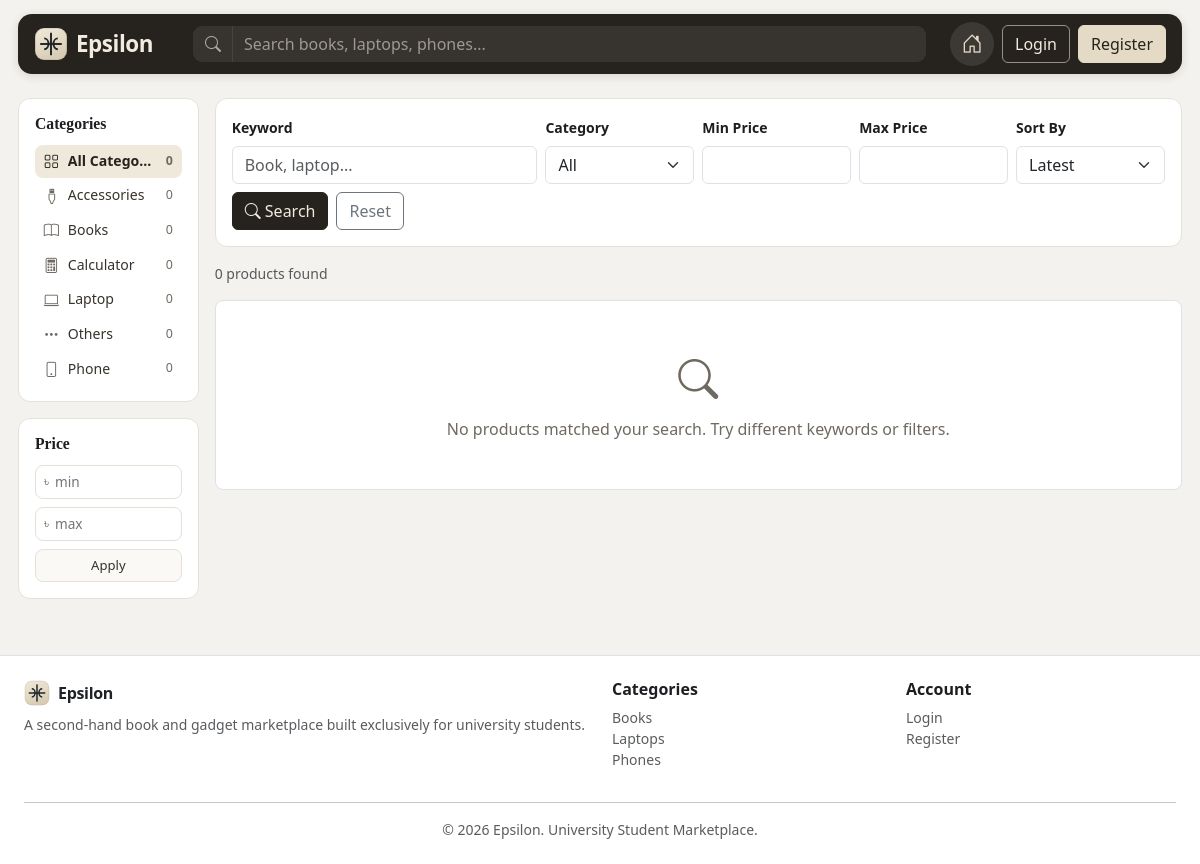
Screenshot of /search.php with the database file from the repository.
### tables this page shows
CREATE TABLE Category (
    category_id   INT AUTO_INCREMENT PRIMARY KEY,
    category_name VARCHAR(50) NOT NULL UNIQUE
);

### includes/functions.php (called while the page is built, shortened)
<?php
function sanitize($value) {
    return htmlspecialchars(trim($value), ENT_QUOTES, 'UTF-8');
}
function getCategoriesWithCounts($conn) {
    $sql = "SELECT c.category_id, c.category_name,
                   COUNT(p.product_id) AS product_count
            FROM Category c
            LEFT JOIN Product p
                   ON p.category_id = c.category_id
                  AND p.status <> 'Sold'
            GROUP BY c.category_id, c.category_name
            ORDER BY c.category_name";
    $result = mysqli_query($conn, $sql);
    $categories = [];
    while ($row = mysqli_fetch_assoc($result)) {
        $row['product_count'] = (int) $row['product_count'];
        $categories[] = $row;
    }
    return $categories;
}

### search.php (the view, shortened to what this page needs)
<?php
require_once $_SERVER['DOCUMENT_ROOT'] . '/PROJECT12/config/db.php';
require_once $_SERVER['DOCUMENT_ROOT'] . '/PROJECT12/includes/functions.php';
$keyword    = trim($_GET['q'] ?? '');
$minPrice   = isset($_GET['min_price']) && $_GET['min_price'] !== '' ? filter_input(INPUT_GET, 'min_price', FILTER_VALIDATE_FLOAT) : null;
$maxPrice   = isset($_GET['max_price']) && $_GET['max_price'] !== '' ? filter_input(INPUT_GET, 'max_price', FILTER_VALIDATE_FLOAT) : null;
$sort       = $_GET['sort'] ?? 'latest';
$where  = ["status <> 'Sold'"];
$sortOptions = [
    'latest'     => 'created_at DESC',
    'price_low'  => 'price ASC',
    'price_high' => 'price DESC',
];
$orderBy = $sortOptions[$sort] ?? $sortOptions['latest'];
$sql = "SELECT * FROM vw_product_feed WHERE " . implode(' AND ', $where) . " ORDER BY $orderBy LIMIT 60";
$stmt = mysqli_prepare($conn, $sql);
mysqli_stmt_execute($stmt);
$results = mysqli_stmt_get_result($stmt);
$resultCount = mysqli_num_rows($results);
require_once $_SERVER['DOCUMENT_ROOT'] . '/PROJECT12/includes/header.php';
?>
<div class="container-fluid cx-page py-3">
  <div class="row g-3">
    <div class="col-lg-3 col-xl-2 d-none d-lg-block">
      <?php require_once __DIR__ . '/includes/sidebar_left.php'; ?>
    </div>
    <div class="col-12 col-lg-9 col-xl-10">
      <div class="cx-sidebar-card">
        <form method="GET" action="<?php echo BASE_URL; ?>/search.php" class="row g-2 align-items-end">
          <div class="col-12 col-md-4">
            <label for="q" class="form-label small fw-semibold">Keyword</label>
            <input type="text" class="form-control" id="q" name="q" value="<?php echo sanitize($keyword); ?>" placeholder="Book, laptop...">
          </div>
          <div class="col-6 col-md-2">
            <label for="category" class="form-label small fw-semibold">Category</label>
            <select class="form-select" id="category" name="category">
              <option value="">All</option>
            </select>
          </div>
          <div class="col-6 col-md-2">
            <label for="min_price" class="form-label small fw-semibold">Min Price</label>
            <input type="number" min="0" step="0.01" class="form-control" id="min_price" name="min_price"
                   value="<?php echo $minPrice !== null && $minPrice !== false ? $minPrice : ''; ?>">
          </div>
          <div class="col-6 col-md-2">
            <label for="max_price" class="form-label small fw-semibold">Max Price</label>
            <input type="number" min="0" step="0.01" class="form-control" id="max_price" name="max_price"
                   value="<?php echo $maxPrice !== null && $maxPrice !== false ? $maxPrice : ''; ?>">
          </div>
          <div class="col-6 col-md-2">
            <label for="sort" class="form-label small fw-semibold">Sort By</label>
            <select class="form-select" id="sort" name="sort">
              <option value="latest"     <?php echo $sort === 'latest' ? 'selected' : ''; ?>>Latest</option>
            </select>
          </div>
          <div class="col-12 d-flex gap-2 mt-2">
            <button type="submit" class="btn btn-brand"><i class="bi bi-search"></i> Search</button>
            <a href="<?php echo BASE_URL; ?>/search.php" class="btn btn-outline-secondary">Reset</a>
          </div>
        </form>
      </div>
      <p class="text-muted small mb-3">
        <?php echo $resultCount; ?> product<?php echo $resultCount === 1 ? '' : 's'; ?> found
      </p>
      <div class="row g-3">
        <?php if ($resultCount === 0): ?>
          <div class="col-12">
            <div class="empty-state bg-white rounded-3 border">
              <i class="bi bi-search" style="font-size:2.5rem;"></i>
              <p class="mt-2 mb-0">No products matched your search. Try different keywords or filters.</p>
            </div>
          </div>
        <?php else: ?>
          <?php while ($product = mysqli_fetch_assoc($results)): ?>
            <?php require __DIR__ . '/includes/product_card.php'; ?>
          <?php endwhile; ?>
        <?php endif; ?>
      </div>
    </div>
  </div>
</div>
<?php require_once __DIR__ . '/includes/footer.php'; ?>

### includes/sidebar_left.php (shortened to what this page needs)
<?php
$categoryIcons = [
    'Books'       => 'bi-book',
    'Laptop'      => 'bi-laptop',
    'Phone'       => 'bi-phone',
    'Calculator'  => 'bi-calculator',
    'Accessories' => 'bi-usb-plug',
    'Others'      => 'bi-three-dots',
];
$activeCategory    = $_GET['category'] ?? '';
$sidebarCategories = getCategoriesWithCounts($conn);
$totalListings     = array_sum(array_column($sidebarCategories, 'product_count'));
$currentMin = $_GET['min_price'] ?? '';
$currentMax = $_GET['max_price'] ?? '';
?>
<div class="cx-sidebar">
  <div class="cx-sidebar-card">
    <h6 class="cx-sidebar-title">Categories</h6>
    <div class="cx-catlist">
      <a href="<?php echo BASE_URL; ?>/search.php"
         class="cx-catlink <?php echo $activeCategory === '' ? 'active' : ''; ?>">
        <i class="bi bi-grid"></i>
        <span class="cx-catname">All Categories</span>
        <span class="cx-catcount"><?php echo $totalListings; ?></span>
      </a>
      <?php foreach ($sidebarCategories as $cat): ?>
        <?php $name = $cat['category_name']; ?>
        <a href="<?php echo BASE_URL; ?>/search.php?category=<?php echo urlencode($name); ?>"
           class="cx-catlink <?php echo $activeCategory === $name ? 'active' : ''; ?>">
          <i class="bi <?php echo $categoryIcons[$name] ?? 'bi-tag'; ?>"></i>
          <span class="cx-catname"><?php echo sanitize($name); ?></span>
          <span class="cx-catcount"><?php echo $cat['product_count']; ?></span>
        </a>
      <?php endforeach; ?>
    </div>
  </div>
  <div class="cx-sidebar-card">
    <h6 class="cx-sidebar-title">Price</h6>
    <form method="GET" action="<?php echo BASE_URL; ?>/search.php" class="cx-pricebox">
      <div class="cx-priceinput">
        <span class="cx-currency">&#2547;</span>
        <input type="number" name="min_price" min="0" step="1" placeholder="min"
               value="<?php echo sanitize((string) $currentMin); ?>" aria-label="Minimum price">
      </div>
      <div class="cx-priceinput">
        <span class="cx-currency">&#2547;</span>
        <input type="number" name="max_price" min="0" step="1" placeholder="max"
               value="<?php echo sanitize((string) $currentMax); ?>" aria-label="Maximum price">
      </div>
      <button type="submit" class="cx-priceapply">Apply</button>
    </form>
  </div>
</div>

### assets/css/style.css (style rules this page uses)
:root { --brand-primary: #26221d; --brand-primary-dark: #14110d; --brand-cream: #e4dac5; --brand-cream-light: #f2ece0; --brand-bg: #f4f2ee; --brand-card-bg: #ffffff; --brand-border: #e5e1d8; --brand-text-muted: #6f6a60; --brand-chip-bg: #efe9dc; --brand-hatch: #e8e3d7; --brand-serif: Georgia, "Iowan Old Style", "Times New Roman", serif; }
body { background-color: var(--brand-bg); font-family: "Segoe UI", Roboto, Arial, sans-serif; color: #1c1e21; }
.cx-page { max-width: 1500px; margin: 0 auto; padding-left: 18px; padding-right: 18px; }
a { text-decoration: none; color: var(--brand-primary); }
.cx-sidebar { position: sticky; top: 73px; max-height: calc(100vh - 85px); overflow-y: auto; scrollbar-width: thin; }
.cx-sidebar-title { font-family: var(--brand-serif); font-size: 0.98rem; font-weight: 700; color: #1c1e21; margin-bottom: 0.7rem; }
.cx-catlist { display: flex; flex-direction: column; gap: 2px; }
.cx-catlink { display: flex; align-items: center; gap: 0.55rem; padding: 0.45rem 0.55rem; border-radius: 8px; color: #37332c; font-size: 0.88rem; line-height: 1.2; }
.cx-catlink i { font-size: 0.95rem; color: var(--brand-text-muted); flex-shrink: 0; }
.cx-catname { flex-grow: 1; min-width: 0; overflow: hidden; text-overflow: ellipsis; white-space: nowrap; }
.cx-catcount { font-size: 0.78rem; color: var(--brand-text-muted); font-variant-numeric: tabular-nums; }
.cx-catlink.active { background-color: var(--brand-chip-bg); color: var(--brand-primary); font-weight: 600; }
.cx-catlink.active i { color: var(--brand-primary); }
.cx-pricebox { display: flex; flex-wrap: wrap; gap: 8px; }
.cx-priceinput { flex: 1 1 0; min-width: 76px; display: flex; align-items: center; gap: 4px; border: 1px solid var(--brand-border); border-radius: 8px; padding: 0.3rem 0.5rem; background: #fff; }
.cx-currency { color: var(--brand-text-muted); font-size: 0.82rem; }
.cx-priceinput input { border: none; outline: none; width: 100%; min-width: 0; font-size: 0.85rem; background: transparent; color: #1c1e21; }
.cx-priceinput input[type=number] { -moz-appearance: textfield; appearance: textfield; }
.cx-priceapply { flex: 1 1 100%; border: 1px solid var(--brand-border); background: #fbf9f5; border-radius: 8px; padding: 0.35rem; font-size: 0.82rem; color: #37332c; cursor: pointer; }
.cx-sidebar-card { background: var(--brand-card-bg); border: 1px solid var(--brand-border); border-radius: 12px; padding: 1rem; margin-bottom: 1rem; }
.btn-brand { background-color: var(--brand-primary); border-color: var(--brand-primary); color: var(--brand-cream-light); }
.empty-state { text-align: center; padding: 3rem 1rem; color: var(--brand-text-muted); }
html, body { max-width: 100%; overflow-x: hidden; overflow-x: clip; }

### rows the page displays
category: category_name "Accessories", product_count "0"
category: category_name "Books", product_count "0"
category: category_name "Calculator", product_count "0"
category: category_name "Laptop", product_count "0"
category: category_name "Others", product_count "0"
category: category_name "Phone", product_count "0"

### other values shown
$totalListings "0"
$resultCount "0"
